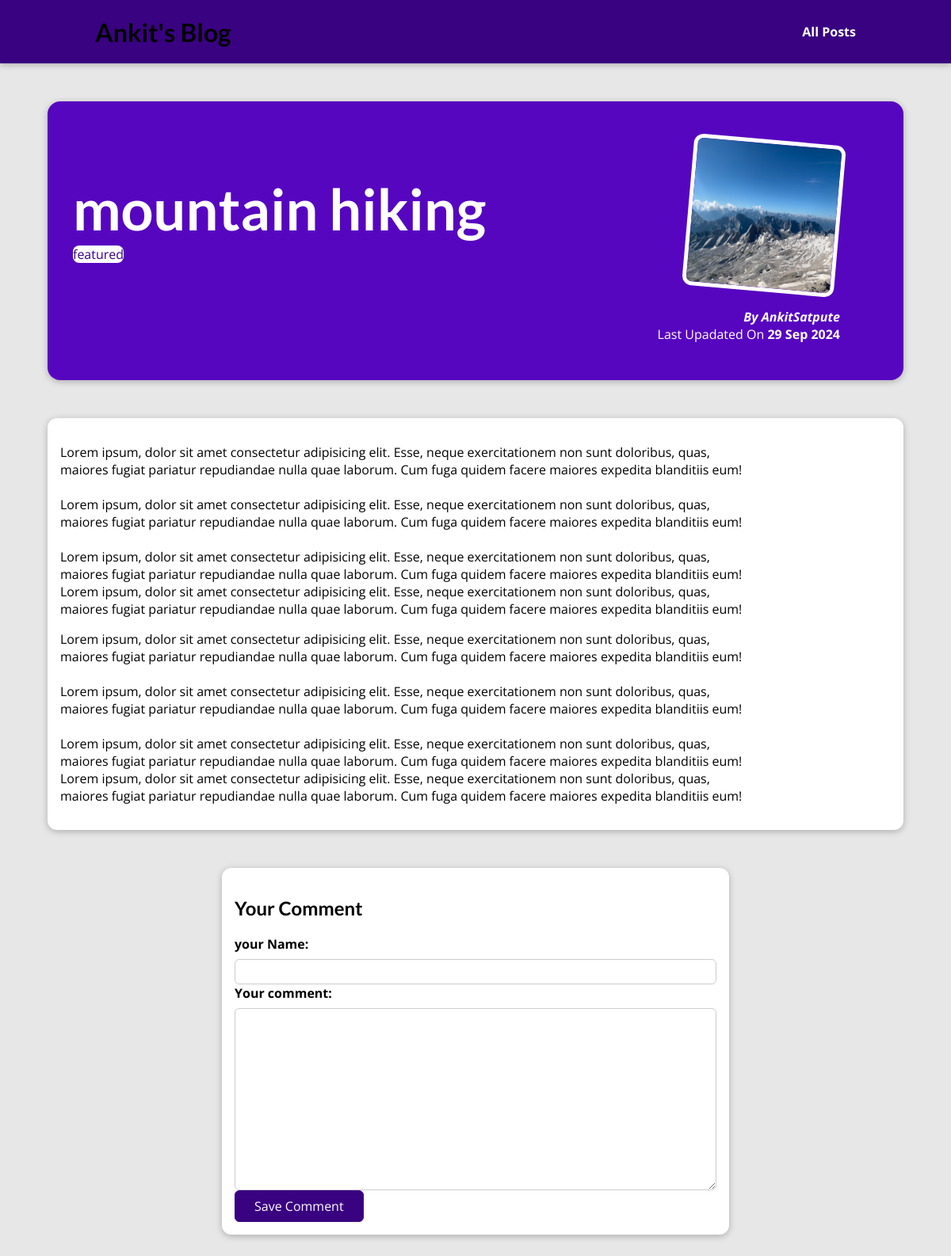
Screenshot of /posts/hike-in-in-the-mountains with the database file from the repository.
### blog/models.py (models this page shows, shortened)
class Post(models.Model):
    title=models.CharField(max_length=150)
    excerpt=models.CharField(max_length=200)
    image=models.ImageField(upload_to="Posts",null=True)
    date=models.DateField(auto_now=True)
    slug =models.SlugField(unique=True,db_index=True)
    content=models.TextField(validators=[MinLengthValidator(10)])
    author=models.ForeignKey(Author, on_delete=models.SET_NULL, null=True,related_name='posts')
    tags=models.ManyToManyField(Tag)

class Tag(models.Model):
    caption= models.CharField(max_length=20)

class Author(models.Model):
    first_name=models.CharField(max_length=100)
    last_name=models.CharField(max_length=100)
    email_address= models.EmailField()
    def full_name(self):
        return f'{self.first_name}{self.last_name}'
    def __str__(self):
        return self.full_name()

### blog/views.py (the view, shortened to what this page needs)
# urls.py: path("posts/<slug:slug>",views.SinglePostView.as_view(),name="post-detail-page")#/posts/my-first-post
class SinglePostView(View):
    def get(self,request,slug):
        post=Post.objects.get(slug=slug)
        context = {
            "post": post,
            "post_tags":post.tags.all(),
            "comment_form": commentForm()
            }
        return render(request,"blog/post-detail.html",context)

### blog/forms.py
class commentForm(forms.ModelForm):
    class Meta:
        model= comment
        exclude=["post"]
        labels={
            "user_name":"your Name",
             "user_email":"Your Emaill",
            "text":"Your comment",
        }

### blog/templates/blog/post-detail.html (shortened to what this page needs)
{% extends "base.html"%}
{% load static%}
{% block css_files %}
<link rel="stylesheet" href="{% static 'blog/post-detail.css' %}" />
{% endblock %}
{% block content %}
<section id="summary">
    <h2> {{post.title}}</h2>
    <div>
        {% for tag in post_tags%}
        <span class="tag">{{tag.caption}}</span>
        {%endfor%}
    </div>
    <article>
        <img src="{{post.image.url}}" alt="{{post.title}}" />
        <address>By <a href="mailto:{{post.author.email_address}}">{{ post.author }}</a></address>
        <div> Last Upadated On<time>{{post.date|date:" d M Y"}}</time></div>
    </article>
</section>
<main>
    {{post.content|linebreaks}}
</main>
<section id="comment-form">
    <h2>Your Comment</h2>
    <form action="{% url 'post-detail-page' slug=post.slug %}" method="POST">
        {% for form_field in comment_form%}
        <div class="form-control{% if form_field.errors %}invalid{% endif %}">
            {{form_field.label_tag}}
            {{form_field}}
        </div>
        {%endfor%}
        <button>Save Comment</button>
    </form>
</section>
{%endblock%}

### templates/base.html (shortened to what this page needs)
{% load static %}
<!DOCTYPE html>
<html lang="en">
<head>
    <link rel="stylesheet" href="{% static 'app.css' %}">
    {% block css_files %}{% endblock %}
</head>
<body>
    <header id="main-navigation">
        <h1><a href="{% url 'starting-page'%}"></a>Ankit's Blog</h1 >
     <nav>
        <a href="{%url 'posts-page'%}">All Posts</a>
        </nav>
    </header>
    {% block content %}
    {% endblock %}
</body>
</html>

### static/app.css (style rules this page uses)
* { box-sizing: border-box; }
html { font-family: 'Open Sans', 'Lato', sans-serif; }
body { margin: 0; }
h1, h2, h3 { font-family: 'Lato', sans-serif; font-weight: bold; }
#main-navigation { width: 100%; height: 5rem; display: flex; justify-content: space-between; align-items: center; padding: 0 10%; position: absolute; top: 0; left: 0; }
#main-navigation a { text-decoration: none; color: white; font-weight: bold; }

### blog/static/blog/post-detail.css (style rules this page uses)
body { background-color: #e7e7e7; }
#main-navigation { background-color: #390281; box-shadow: 0 2px 8px rgba(0, 0, 0, 0.25); }
#summary { margin: 8rem auto 3rem auto; padding: 2rem; width: 90%; max-width: 90rem; border-radius: 16px; background-color: #5706c0; position: relative; box-shadow: 0 2px 8px rgba(0, 0, 0, 0.25); height: 22rem; }
#summary h2 { color: white; font-size: 4.5rem; margin-bottom: 0.25rem; }
#summary article { position: absolute; top: 2rem; right: 3rem; padding: 1rem 2rem; border-radius: 12px; text-align: right; color: white; }
#summary article img { width: 12rem; height: 12rem; border-radius: 12px; transform: rotateZ(5deg); border: 5px solid white; margin-bottom: 1rem; }
#summary address { font-weight: bold; }
#summary a { color: white; text-decoration: none; }
#summary time { font-weight: bold; }
main { width: 90%; max-width: 90rem; margin: 3rem auto; background-color: white; padding: 1rem; border-radius: 12px; box-shadow: 0 2px 8px rgba(0, 0, 0, 0.25); }
.tag { background-color: white; color: #390281; padding: 0.5rem 1 rem; border-radius: 8px; }
#comment-form { margin: 3rem auto; width: 90%; max-width: 40rem; border-radius: 12px; background-color: white; box-shadow: 0 2px 8px rgba(0, 0, 0, 0.25); padding: 1rem; }
#comment-form button { font:inherit; background-color: #390281; color: white; border: 1px solid #390281; padding: 0.5rem 1.5rem; border-radius: 6px; cursor: pointer; }
.form-control label { font-weight: bold; margin-bottom: 0.5rem; display: block; }
.form-control input, .form-control textarea { display: block; width: 100%; font: inherit; padding: 0.25rem; border-radius: 6px; border: 1px solid #ccc; }

### rows the page displays
Post: title "mountain hiking", image (picture), author "AnkitSatpute", date "29 Sep 2024", content "Lorem ipsum, dolor sit amet consectetur adipisicing elit. Esse, neque exercitationem non sunt doloribus, quas, maiores fugiat pariatur repudiandae nulla quae laborum. Cum fuga quidem facere maiores expedita blanditiis eum! Lorem ipsum, dolor sit amet consectetur adipisicing elit. Esse, neque exercitationem non sunt doloribus, quas, maiores fugiat pariatur repudiandae nulla quae laborum. Cum fuga quidem facere maiores expedita blanditiis eum! Lorem ipsum, dolor sit amet consectetur adipisicing elit. Esse, neque exercitationem non sunt doloribus, quas, maiores fugiat pariatur repudiandae nulla quae laborum. Cum fuga quidem facere maiores expedita blanditiis eum! Lorem ipsum, dolor sit amet…"
Tag: caption "featured"
